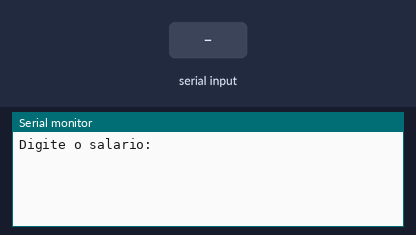
Recording of a sketch running on a simulated Arduino Uno, built with avr-gcc and run on an emulated ATmega328P. On the bench: the last lines printed to the serial monitor. Inputs (shaded band) come from the test bench.

Above: at 2.2 s.
2.3 s: "90,45\n" received over Serial
At 3.7 s:
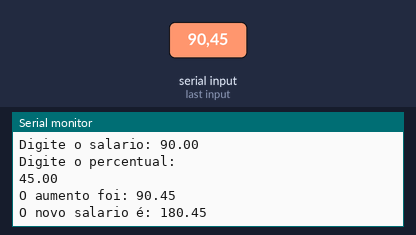
3.8 s: "30,150\n" received over Serial
At 4.8 s:
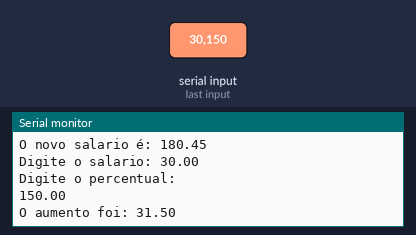
Timing chart, 0 to 6.8 s (numbered marks = the images above; inputs shaded):
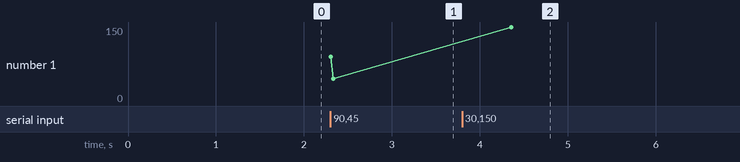

The sketch:

Exercicio2.ino
```cpp
//*Declaração das variáveis / números Reais * /
float salario, percentual, aumento, novosalario;

void setup() {
  // Inicia a comunicação com o Serial Monitor
  Serial.begin(9600);

  delay(1000);

}

void loop() {
  Serial.print("Digite o salario: ");
  while(Serial.available() == 0){
    //Aguarde a entrada de valores do usuário
  }
  //Lê o valor do serial e guarda na variável salario
  salario = Serial.parseFloat();
  Serial.println(salario);

  Serial.println("Digite o percentual: ");
  while (Serial.available() == 0) {
    //Aguarda a entrada do percentual
  }
  percentual = Serial.parseFloat();
  Serial.println(percentual);

  //Cálculo do aumento:
  aumento = salario + (percentual/100);

  //Exibe o valor do aumento
  Serial.print("O aumento foi: ");
  Serial.println(aumento);
  delay(1000);

  //Cálculo do novo salário
  novosalario = (salario + aumento);

  //Exibe o valor do novo salário
  Serial.print("O novo salario é: ");
  Serial.println(novosalario);
  delay(1000);


}
```

Measured:
- after the input at 2.3 s, the serial monitor: prints a new line at once (image 1)
- after the input at 3.8 s, the serial monitor: prints a new line after 0.51 s (image 2)
